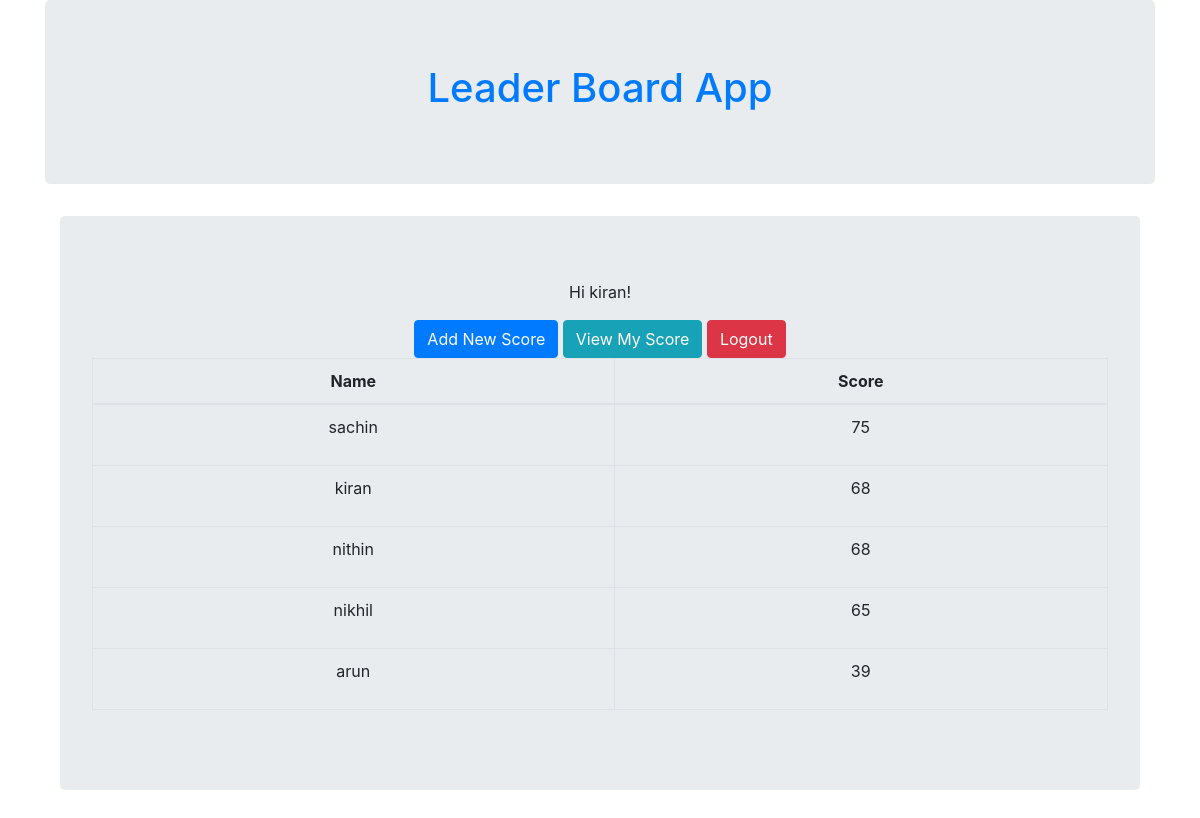
The app's page / (signed in) with its own data.
### score/models.py (models this page shows, shortened)
class Score(models.Model):
    class Meta:
            ordering = ['-score']
    scoreadmin = models.ForeignKey(User,on_delete=models.CASCADE)
    name = models.CharField(max_length=200,primary_key=True)
    score = models.IntegerField()

### score/views.py (the view)
# urls.py: path('', views.ScoreListView.as_view(), name='home'),
class ScoreListView(ListView):
    model = Score
    template_name = 'home.html'

### templates/home.html
{% extends 'base.html' %}
{% block content %}
    <table class="table table-bordered" style="text-align: center">
      <thead>
        <tr>
          <th>Name</th>
          <th>Score</th>
        </tr>
      </thead>
      <tbody>
        {% for s in object_list %}
        <div class="score-entry">
          <tr>
            <td><p>{{ s.name }}<p></td>
              <td><p>{{ s.score }}</p></td>
            </tr>
          </div>
          {% endfor %}
      </tbody>
    </table>
{% endblock content %}

### templates/base.html (shortened to what this page needs)
<html lang="en">
  <head>
    <link rel="stylesheet" href="https://maxcdn.bootstrapcdn.com/bootstrap/4.0.0/css/bootstrap.min.css">
  </head>
  <body>
    <div class="container">
        <div class="jumbotron">
          <h1 align="center"><a href="/">Leader Board App</a></h1>
        </div>
        <div class="container" align="center">
          <div class="jumbotron">
            {% if user.is_authenticated %}
            <p>Hi {{ user.username }}!</p>
            <a href="{% url 'score_new' %}" class="btn btn-primary"> Add New Score</a>
            <a href="{% url 'score_user' %}" class="btn btn-info" role="button" style="color:white">View My Score</a>
            <a href="{% url 'logout' %}" class="btn btn-danger">Logout</a>
            {% else %}
            <p>You are not logged in.</p>
            <a href="{% url 'login' %}" class="btn btn-primary">Login</a>
            <a href="{% url 'signup' %}" class="btn btn-success">Signup</a>
            {% endif %}
            {% block content %}
            {% endblock content %}
        </div>
      </div>
    </div>
  </body>
</html>

### records on screen
Score: name "sachin", score "75"
Score: name "kiran", score "68"
Score: name "nithin", score "68"
Score: name "nikhil", score "65"
Score: name "arun", score "39"

### other values on screen
{{ user.username }} "kiran"
